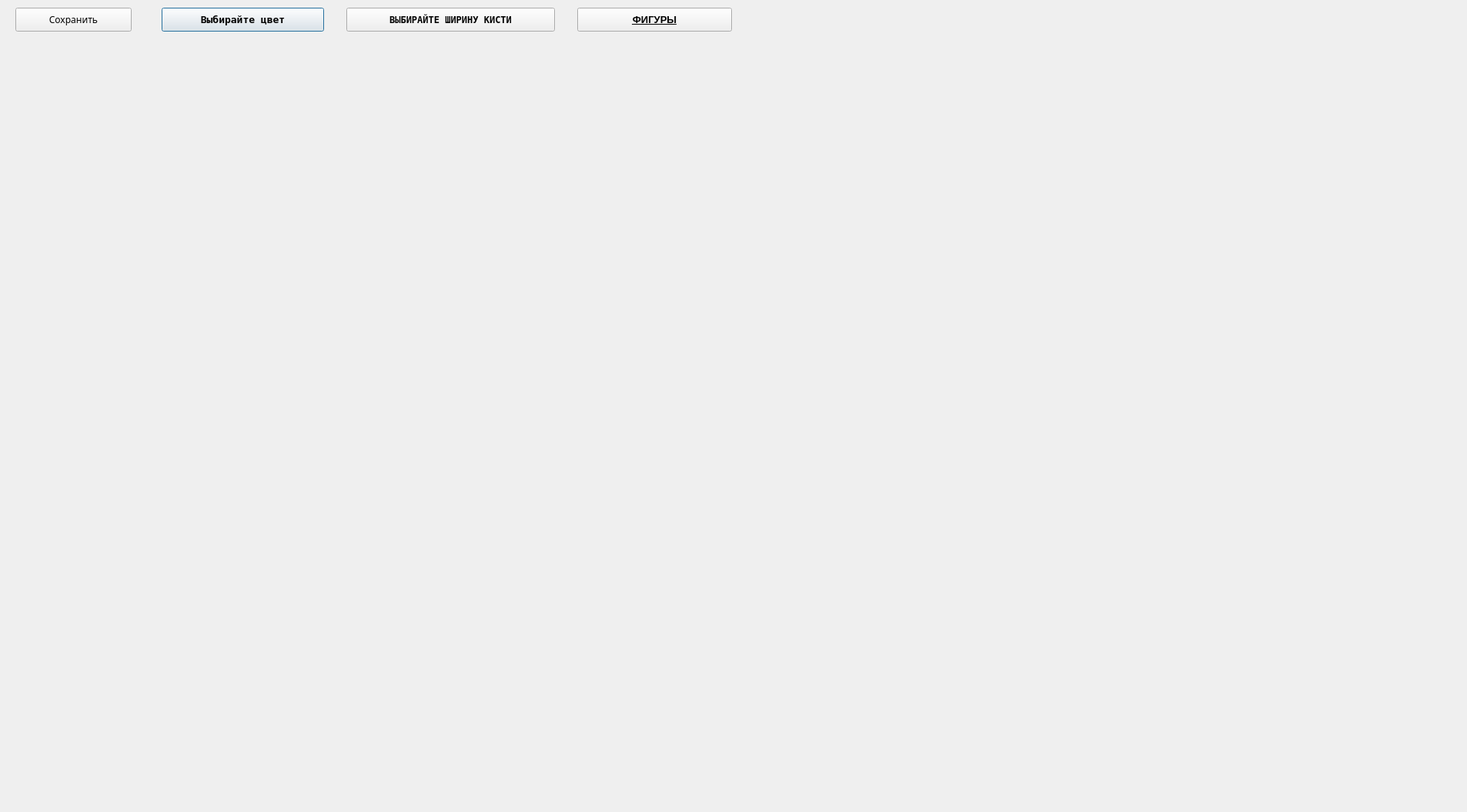
<?xml version="1.0" encoding="UTF-8"?>
<ui version="4.0">
 <class>Dialog</class>
 <widget class="QDialog" name="Dialog">
  <property name="geometry">
   <rect>
    <x>0</x>
    <y>0</y>
    <width>1906</width>
    <height>1055</height>
   </rect>
  </property>
  <property name="windowTitle">
   <string>Dialog</string>
  </property>
  <widget class="QPushButton" name="button_for_pen_color">
   <property name="geometry">
    <rect>
     <x>210</x>
     <y>10</y>
     <width>211</width>
     <height>31</height>
    </rect>
   </property>
   <property name="font">
    <font>
     <family>NSimSun</family>
     <pointsize>10</pointsize>
     <weight>75</weight>
     <bold>true</bold>
     <underline>false</underline>
     <strikeout>false</strikeout>
     <kerning>false</kerning>
    </font>
   </property>
   <property name="text">
    <string>Выбирайте цвет</string>
   </property>
  </widget>
  <widget class="QPushButton" name="button_for_width">
   <property name="geometry">
    <rect>
     <x>450</x>
     <y>10</y>
     <width>271</width>
     <height>31</height>
    </rect>
   </property>
   <property name="font">
    <font>
     <family>NSimSun</family>
     <weight>75</weight>
     <bold>true</bold>
     <underline>false</underline>
     <strikeout>false</strikeout>
     <kerning>false</kerning>
    </font>
   </property>
   <property name="text">
    <string>ВЫБИРАЙТЕ ШИРИНУ КИСТИ</string>
   </property>
  </widget>
  <widget class="QPushButton" name="figure_Chooser">
   <property name="geometry">
    <rect>
     <x>750</x>
     <y>10</y>
     <width>201</width>
     <height>31</height>
    </rect>
   </property>
   <property name="font">
    <font>
     <pointsize>10</pointsize>
     <weight>75</weight>
     <bold>true</bold>
     <underline>true</underline>
     <strikeout>false</strikeout>
    </font>
   </property>
   <property name="text">
    <string>ФИГУРЫ</string>
   </property>
  </widget>
  <widget class="QPushButton" name="imagesaver">
   <property name="geometry">
    <rect>
     <x>20</x>
     <y>10</y>
     <width>151</width>
     <height>31</height>
    </rect>
   </property>
   <property name="font">
    <font>
     <family>Yu Gothic UI Light</family>
     <weight>50</weight>
     <bold>false</bold>
    </font>
   </property>
   <property name="whatsThis">
    <string>&lt;html&gt;&lt;head/&gt;&lt;body&gt;&lt;p&gt;&lt;a href=&quot;https://encrypted-tbn0.gstatic.com/images?q=tbn:ANd9GcSLNbvXxz9kwm6XPpBndfJy0WJ_wwTrsEWY0dZ1aFsN&amp;amp;s&quot;&gt;&lt;span style=&quot; text-decoration: underline; color:#0000ff;&quot;&gt;s&lt;/span&gt;&lt;/a&gt;&lt;/p&gt;&lt;/body&gt;&lt;/html&gt;</string>
   </property>
   <property name="text">
    <string>Сохранить</string>
   </property>
  </widget>
 </widget>
 <resources/>
 <connections/>
</ui>
